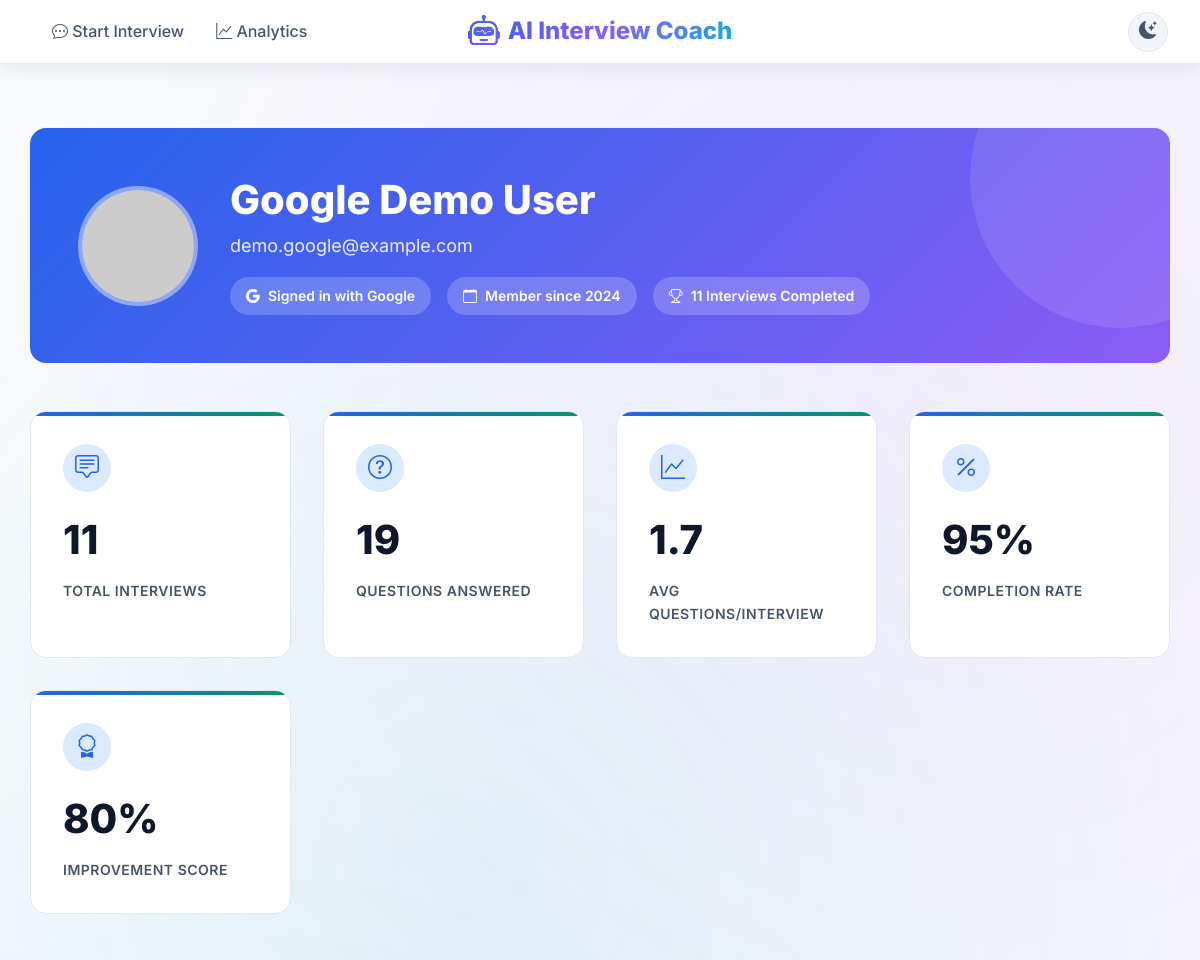
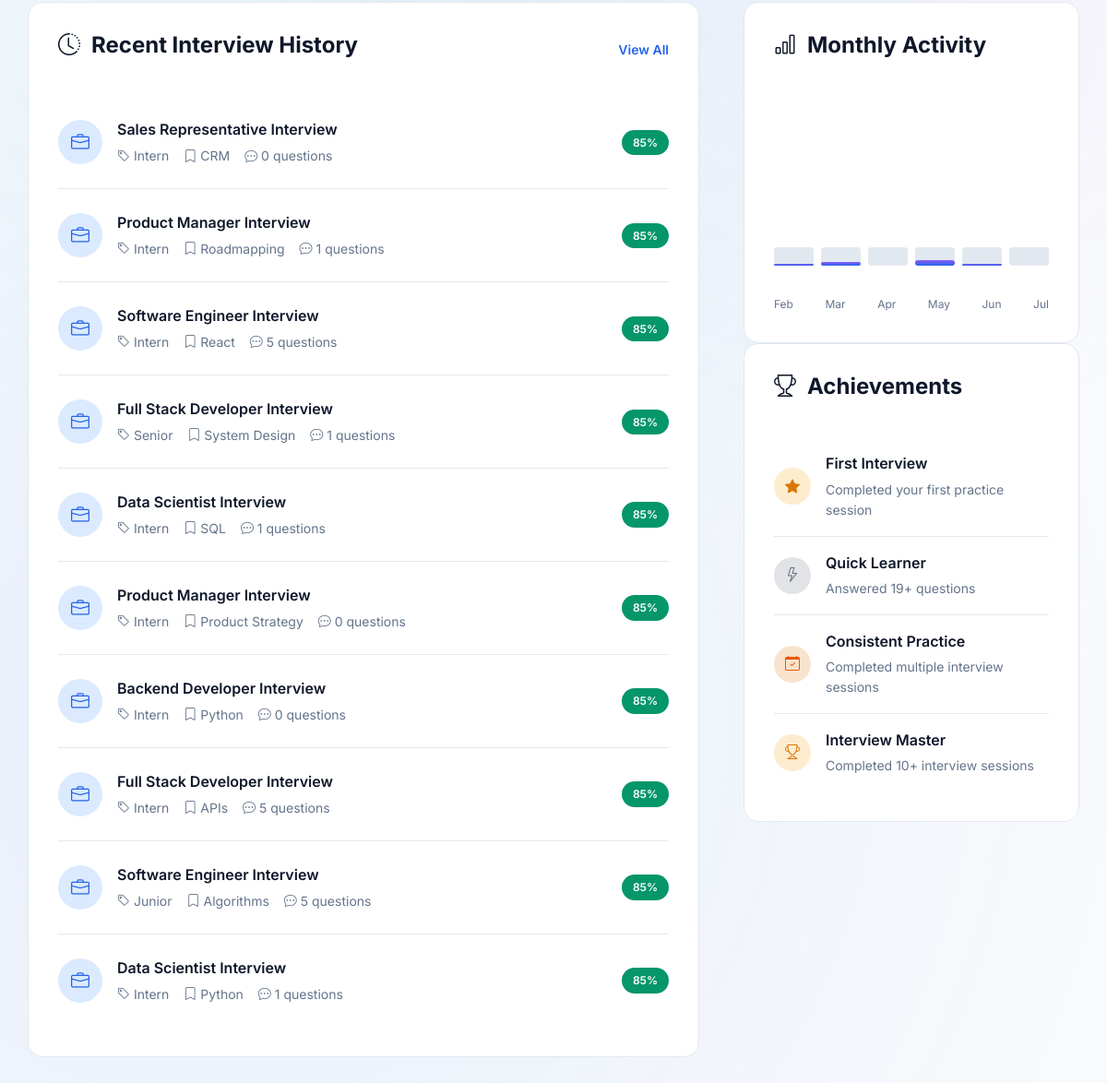
/profile (signed in), run on the app's committed database (2 pictures, top to bottom).
### tables this page shows
CREATE TABLE interviews (
                id INTEGER PRIMARY KEY AUTOINCREMENT,
                role TEXT NOT NULL,
                level TEXT NOT NULL,
                topic TEXT NOT NULL,
                questions TEXT NOT NULL,
                created_at TIMESTAMP DEFAULT CURRENT_TIMESTAMP
            );

### app.py (the view)
@app.route("/profile")
def profile():
    if not session.get('is_logged_in'):
        return redirect("/login?next=/profile")
    user_stats = db.get_interview_stats()
    recent_interviews = db.get_recent_interviews(10)
    total_interviews = user_stats.get('total_interviews', 0)
    total_questions = user_stats.get('total_answers', 0)
    completion_rate = min(95, max(75, 80 + (total_interviews * 2)))
    improvement_score = min(95, max(60, 70 + (total_questions * 0.5)))
    performance_data = {
        'total_interviews': total_interviews,
        'total_questions': total_questions,
        'avg_questions_per_interview': round(total_questions / max(total_interviews, 1), 1),
        'completion_rate': completion_rate,
        'improvement_score': round(improvement_score),
        'popular_role': user_stats.get('popular_role', 'N/A'),
        'popular_topic': user_stats.get('popular_topic', 'N/A'),
    }
    import random
    from datetime import datetime, timedelta
    current_month = datetime.now().month
    monthly_activity = []
    months = ['Jan', 'Feb', 'Mar', 'Apr', 'May', 'Jun', 'Jul', 'Aug', 'Sep', 'Oct', 'Nov', 'Dec']
    for i in range(6):
        month_index = (current_month - 6 + i) % 12
        month_name = months[month_index]
        base_interviews = max(0, total_interviews // 6 + random.randint(-2, 3))
        base_questions = base_interviews * random.randint(3, 8)
        monthly_activity.append({
            'month': month_name,
            'interviews': base_interviews,
            'questions': base_questions
        })
    achievements = []
    if total_interviews >= 1:
        achievements.append({
            'icon': 'star-fill',
            'title': 'First Interview',
            'description': 'Completed your first practice session',
            'type': 'gold'
        })
    if total_questions >= 10:
        achievements.append({
            'icon': 'lightning',
            'title': 'Quick Learner',
            'description': f'Answered {total_questions}+ questions',
            'type': 'silver'
        })
    if total_interviews >= 3:
        achievements.append({
            'icon': 'calendar-check',
            'title': 'Consistent Practice',
            'description': 'Completed multiple interview sessions',
            'type': 'bronze'
        })
    if total_interviews >= 10:
        achievements.append({
            'icon': 'trophy',
            'title': 'Interview Master',
            'description': 'Completed 10+ interview sessions',
            'type': 'gold'
        })
    return render_template("profile.html",
                         user_stats=user_stats,
                         recent_interviews=recent_interviews,
                         performance_data=performance_data,
                         monthly_activity=monthly_activity,
                         achievements=achievements)

### app.py (called while the page is built)
@app.context_processor
def inject_user():
    user_name = session.get('user_name', '')
    return {
        'current_user': {
            'is_logged_in': session.get('is_logged_in', False),
            'name': user_name,
            'email': session.get('user_email', ''),
            'initials': user_name[0].upper() if user_name else 'U',
            'oauth_provider': session.get('oauth_provider'),
            'avatar': session.get('user_avatar')
        }
    }

### database.py (called while the page is built)
    def get_recent_interviews(self, limit=10):
        conn = sqlite3.connect(self.db_path)
        cursor = conn.cursor()
        cursor.execute('''
            SELECT i.id, i.role, i.level, i.topic, i.created_at,
                   COUNT(a.id) as answer_count
            FROM interviews i
            LEFT JOIN answers a ON i.id = a.interview_id
            GROUP BY i.id
            ORDER BY i.created_at DESC
            LIMIT ?
        ''', (limit,))
        interviews = cursor.fetchall()
        conn.close()
        return [
            {
                'id': row[0],
                'role': row[1],
                'level': row[2],
                'topic': row[3],
                'created_at': row[4],
                'answer_count': row[5]
            }
            for row in interviews
        ]

### templates/profile.html (shortened to what this page needs)
{% extends "base.html" %}
{% block content %}
<div class="container profile-container">
    <div class="profile-header">
        <div class="profile-header-content">
            <div class="profile-avatar">
                {% if current_user.avatar %}
                <img src="{{ current_user.avatar }}" alt="{{ current_user.name }}">
                {% else %}
                {{ current_user.initials }}
                {% endif %}
            </div>
            <div class="profile-info">
                <h1>{{ current_user.name }}</h1>
                <div class="user-email">{{ current_user.email }}</div>
                <div class="profile-badges">
                    {% if current_user.oauth_provider %}
                    <div class="profile-badge">
                        <i class="bi bi-{{ 'google' if current_user.oauth_provider == 'google' else 'github' }}"></i>
                        Signed in with {{ current_user.oauth_provider.title() }}
                    </div>
                    {% endif %}
                    <div class="profile-badge">
                        <i class="bi bi-calendar"></i>
                        Member since {{ "2024" }}
                    </div>
                    <div class="profile-badge">
                        <i class="bi bi-trophy"></i>
                        {{ performance_data.total_interviews }} Interviews Completed
                    </div>
                </div>
            </div>
        </div>
    </div>
    <div class="stats-grid">
        <div class="stat-card">
            <div class="stat-icon">
                <i class="bi bi-chat-square-text"></i>
            </div>
            <div class="stat-value">{{ performance_data.total_interviews }}</div>
            <div class="stat-label">Total Interviews</div>
        </div>
        <div class="stat-card">
            <div class="stat-icon">
                <i class="bi bi-question-circle"></i>
            </div>
            <div class="stat-value">{{ performance_data.total_questions }}</div>
            <div class="stat-label">Questions Answered</div>
        </div>
        <div class="stat-card">
            <div class="stat-icon">
                <i class="bi bi-graph-up"></i>
            </div>
            <div class="stat-value">{{ performance_data.avg_questions_per_interview }}</div>
            <div class="stat-label">Avg Questions/Interview</div>
        </div>
        <div class="stat-card">
            <div class="stat-icon">
                <i class="bi bi-percent"></i>
            </div>
            <div class="stat-value">{{ performance_data.completion_rate }}%</div>
            <div class="stat-label">Completion Rate</div>
        </div>
        <div class="stat-card">
            <div class="stat-icon">
                <i class="bi bi-award"></i>
            </div>
            <div class="stat-value">{{ performance_data.improvement_score }}%</div>
            <div class="stat-label">Improvement Score</div>
        </div>
    </div>
    <div class="content-grid">
        <div class="content-card">
            <div class="content-header">
                <h3 class="content-title">
                    <i class="bi bi-clock-history"></i>
                    Recent Interview History
                </h3>
                <a href="/admin/stats" class="content-action">View All</a>
            </div>
            {% if recent_interviews %}
            <ul class="interview-list">
                {% for interview in recent_interviews %}
                <li class="interview-item">
                    <div class="interview-icon">
                        <i class="bi bi-briefcase"></i>
                    </div>
                    <div class="interview-content">
                        <div class="interview-title">{{ interview.role }} Interview</div>
                        <div class="interview-meta">
                            <span><i class="bi bi-tag"></i> {{ interview.level }}</span>
                            <span><i class="bi bi-bookmark"></i> {{ interview.topic }}</span>
                            <span><i class="bi bi-chat-dots"></i> {{ interview.answer_count }} questions</span>
                        </div>
                    </div>
                    <div class="interview-score">85%</div>
                </li>
                {% endfor %}
            </ul>
            {% endif %}
        </div>
        <div>
            <div class="content-card">
                <div class="content-header">
                    <h3 class="content-title">
                        <i class="bi bi-bar-chart"></i>
                        Monthly Activity
                    </h3>
                </div>
                <div class="activity-chart">
                    {% for month in monthly_activity %}
                    <div class="activity-bar">
                        <div class="activity-bar-fill" style="height: {{ (month.interviews * 10) }}%;"></div>
                    </div>
                    {% endfor %}
                </div>
                <div class="activity-labels">
                    {% for month in monthly_activity %}
                    <span>{{ month.month }}</span>
                    {% endfor %}
                </div>
            </div>
            <div class="content-card">
                <div class="content-header">
                    <h3 class="content-title">
                        <i class="bi bi-trophy"></i>
                        Achievements
                    </h3>
                </div>
                {% if achievements %}
                <ul class="achievement-list">
                    {% for achievement in achievements %}
                    <li class="achievement-item">
                        <div class="achievement-icon {{ achievement.type }}">
                            <i class="bi bi-{{ achievement.icon }}"></i>
                        </div>
                        <div class="achievement-content">
                            <div class="achievement-title">{{ achievement.title }}</div>
                            <div class="achievement-desc">{{ achievement.description }}</div>
                        </div>
                    </li>
                    {% endfor %}
                </ul>
                {% endif %}
            </div>
        </div>
    </div>
</div>
{% endblock %}

### templates/base.html (style rules this page uses)
:root { --primary: #2563eb; --primary-hover: #1d4ed8; --primary-light: #dbeafe; --secondary: #64748b; --success: #059669; --warning: #d97706; --danger: #dc2626; --info: #0891b2; --bg-primary: #ffffff; --bg-secondary: #f8fafc; --bg-tertiary: #f1f5f9; --bg-quaternary: #e2e8f0; --bg-dark: #0f172a; --bg-dark-secondary: #1e293b; --bg-dark-tertiary: #334155; --bg-dark-quaternary: #475569; --text-primary: #0f172a; --text-secondary: #475569; --text-tertiary: #64748b; --text-quaternary: #94a3b8; --text-dark-primary: #f8fafc; --text-dark-secondary: #cbd5e1; --text-dark-tertiary: #94a3b8; --text-dark-quaternary: #64748b; --border-light: #e2e8f0; --border-medium: #cbd5e1; --border-dark: #475569; --shadow-xs: 0 1px 2px 0 rgb(0 0 0 / 0.05); --shadow-sm: 0 1px 3px 0 rgb(0 0 0 / 0.1), 0 1px 2px -1px rgb(0 0 0 / 0.1); --shadow-md: 0 4px 6px -1px rgb(0 0 0 / 0.1), 0 2px 4px -2px rgb(0 0 0 / 0.1); --shadow-lg: 0 10px 15px -3px rgb(0 0 0 / 0.1), 0 4px 6px -4px rgb(0 0 0 / 0.1); --shadow-xl: 0 20px 25px -5px rgb(0 0 0 / 0.1), 0 8px 10px -6px rgb(0 0 0 / 0.1); --shadow-2xl: 0 25px 50px -12px rgb(0 0 0 / 0.25); --radius-xs: 0.125rem; --radius-sm: 0.25rem; --radius-md: 0.375rem; --radius-lg: 0.5rem; --radius-xl: 0.75rem; --radius-2xl: 1rem; --radius-3xl: 1.5rem; --radius-full: 9999px; --transition-fast: 150ms cubic-bezier(0.4, 0, 0.2, 1); --transition-normal: 300ms cubic-bezier(0.4, 0, 0.2, 1); --transition-slow: 500ms cubic-bezier(0.4, 0, 0.2, 1); --navbar-height: 4rem; }
* { box-sizing: border-box; }
body { font-family: 'Inter', -apple-system, BlinkMacSystemFont, 'Segoe UI', Roboto, sans-serif; background: var(--bg-secondary); color: var(--text-primary); line-height: 1.6; margin: 0; padding-top: var(--navbar-height); transition: all var(--transition-normal); overflow-x: hidden; }
body::before { content: ''; position: fixed; top: 0; left: 0; width: 100%; height: 100%; background: radial-gradient(circle at 20% 80%, rgba(37, 99, 235, 0.08) 0%, transparent 50%), radial-gradient(circle at 80% 20%, rgba(168, 85, 247, 0.08) 0%, transparent 50%), radial-gradient(circle at 40% 40%, rgba(6, 182, 212, 0.08) 0%, transparent 50%); z-index: -1; animation: backgroundShift 30s ease-in-out infinite; }

### data on the page
interviews: role "Sales Representative", level "Intern", topic "CRM", answer_count "0"
interviews: role "Product Manager", level "Intern", topic "Roadmapping", answer_count "1"
interviews: role "Software Engineer", level "Intern", topic "React", answer_count "5"
interviews: role "Full Stack Developer", level "Senior", topic "System Design", answer_count "1"
interviews: role "Data Scientist", level "Intern", topic "SQL", answer_count "1"
interviews: role "Product Manager", level "Intern", topic "Product Strategy", answer_count "0"
interviews: role "Backend Developer", level "Intern", topic "Python", answer_count "0"
interviews: role "Full Stack Developer", level "Intern", topic "APIs", answer_count "5"
interviews: role "Software Engineer", level "Junior", topic "Algorithms", answer_count "5"
interviews: role "Data Scientist", level "Intern", topic "Python", answer_count "1"

### other printed values
{{ current_user.name }} "Google Demo User"
{{ current_user.email }} "demo.google@example.com"
{{ current_user.oauth_provider.title() }} "Google"
{{ "2024" }} "2024"
{{ performance_data.total_interviews }} "11"
{{ performance_data.total_questions }} "19"
{{ performance_data.avg_questions_per_interview }} "1.7"
{{ performance_data.completion_rate }} "95"
{{ performance_data.improvement_score }} "80"
{{ month.month }} "Feb" "Mar" "Apr" "May" "Jun" "Jul"
{{ achievement.title }} "First Interview" "Quick Learner" "Consistent Practice" "Interview Master"
{{ achievement.description }} "Completed your first practice session" "Answered 19+ questions" "Completed multiple interview sessions" "Completed 10+ interview sessions"
